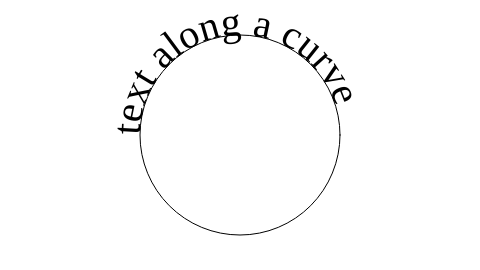
Frame 1 (no input)
Frame 60 (no input): identical to frame 1, image omitted
Frame 120 (the mouse pressed at the canvas centre since frame 60): identical to frame 1, image omitted

The p5.js sketch that drew this single still picture (run headless with seeded random() and noise() and a simulated clock; from frame 60 on, the mouse is pressed at the canvas centre):

// p5.js sketch
// ── sketch.js
// Learning Processing
// Daniel Shiffman
// http://www.learningprocessing.com

// Example 17-8: Characters along a curve 

// The message to be displayed
var message = "text along a curve";

// The radius of a circle
var r = 100;

function setup() {
  createCanvas(480, 270);
  textFont("Georgia", 40);
  // The text must be centered!
  textAlign(CENTER);
}

function draw() {
  background(255);

  // Start in the center and draw the circle
  translate(width/2, height/2);
  noFill();
  stroke(0);
  ellipse(0, 0, r*2, r*2);

  // We must keep track of our position along the curve
  var arclength = 0;

  // For every box
  for (var i = 0; i < message.length; i++) {

    // The character and its width
    var currentChar = message.charAt(i);
    // Instead of a constant width, we check the width of each character.
    var w = textWidth(currentChar); 
    // Each box is centered so we move half the width
    arclength += w/2;

    // Angle in radians is the arclength divided by the radius
    // Starting on the left side of the circle by adding PI
    var theta = PI + arclength / r;

    push();

    // Polar to Cartesian conversion allows us to find the povar along the curve. See Chapter 13 for a review of this concept.
    translate(r*cos(theta), r*sin(theta)); 
    // Rotate the box (rotation is offset by 90 degrees)
    rotate(theta + PI/2); 

    // Display the character
    fill(0);
    noStroke();
    text(currentChar, 0, 0);

    pop();

    // Move halfway again
    arclength += w/2;
  }
}
